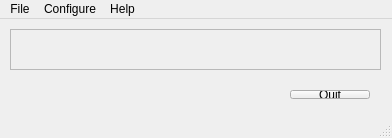
<?xml version="1.0" encoding="UTF-8"?>
<ui version="4.0">
 <class>MainWindow</class>
 <widget class="QMainWindow" name="MainWindow">
  <property name="geometry">
   <rect>
    <x>0</x>
    <y>0</y>
    <width>392</width>
    <height>138</height>
   </rect>
  </property>
  <property name="windowTitle">
   <string>qVFO</string>
  </property>
  <widget class="QWidget" name="centralWidget">
   <widget class="CFreqCtrl" name="freqCtrl">
    <property name="geometry">
     <rect>
      <x>10</x>
      <y>10</y>
      <width>371</width>
      <height>41</height>
     </rect>
    </property>
    <property name="sizePolicy">
     <sizepolicy hsizetype="Fixed" vsizetype="Fixed">
      <horstretch>0</horstretch>
      <verstretch>0</verstretch>
     </sizepolicy>
    </property>
    <property name="minimumSize">
     <size>
      <width>371</width>
      <height>41</height>
     </size>
    </property>
    <property name="toolTip">
     <string/>
    </property>
    <property name="frameShape">
     <enum>QFrame::StyledPanel</enum>
    </property>
    <property name="frameShadow">
     <enum>QFrame::Raised</enum>
    </property>
   </widget>
   <widget class="QWidget" name="horizontalLayoutWidget">
    <property name="geometry">
     <rect>
      <x>10</x>
      <y>60</y>
      <width>371</width>
      <height>31</height>
     </rect>
    </property>
    <layout class="QHBoxLayout" name="horizontalLayout">
     <item>
      <spacer name="horizontalSpacer">
       <property name="orientation">
        <enum>Qt::Horizontal</enum>
       </property>
       <property name="sizeHint" stdset="0">
        <size>
         <width>40</width>
         <height>20</height>
        </size>
       </property>
      </spacer>
     </item>
     <item>
      <widget class="QPushButton" name="QuitPushButton">
       <property name="text">
        <string>Quit</string>
       </property>
      </widget>
     </item>
    </layout>
   </widget>
  </widget>
  <widget class="QMenuBar" name="menuBar">
   <property name="geometry">
    <rect>
     <x>0</x>
     <y>0</y>
     <width>392</width>
     <height>24</height>
    </rect>
   </property>
   <widget class="QMenu" name="menuFile">
    <property name="title">
     <string>File</string>
    </property>
    <addaction name="actionExit"/>
   </widget>
   <widget class="QMenu" name="menuConfigure">
    <property name="title">
     <string>Configure</string>
    </property>
    <addaction name="actionConfigure"/>
   </widget>
   <widget class="QMenu" name="menuHelp">
    <property name="title">
     <string>Help</string>
    </property>
    <addaction name="actionAbout"/>
    <addaction name="actionAbout_Qt"/>
   </widget>
   <addaction name="menuFile"/>
   <addaction name="menuConfigure"/>
   <addaction name="menuHelp"/>
  </widget>
  <widget class="QStatusBar" name="statusBar"/>
  <action name="actionAbout">
   <property name="text">
    <string>About</string>
   </property>
  </action>
  <action name="actionAbout_Qt">
   <property name="text">
    <string>About Qt</string>
   </property>
  </action>
  <action name="actionConfigure">
   <property name="text">
    <string>Configure</string>
   </property>
  </action>
  <action name="actionExit">
   <property name="text">
    <string>Exit</string>
   </property>
  </action>
 </widget>
 <layoutdefault spacing="6" margin="11"/>
 <customwidgets>
  <customwidget>
   <class>CFreqCtrl</class>
   <extends>QFrame</extends>
   <header>freqctrl.h</header>
   <container>1</container>
  </customwidget>
 </customwidgets>
 <resources/>
 <connections/>
</ui>
